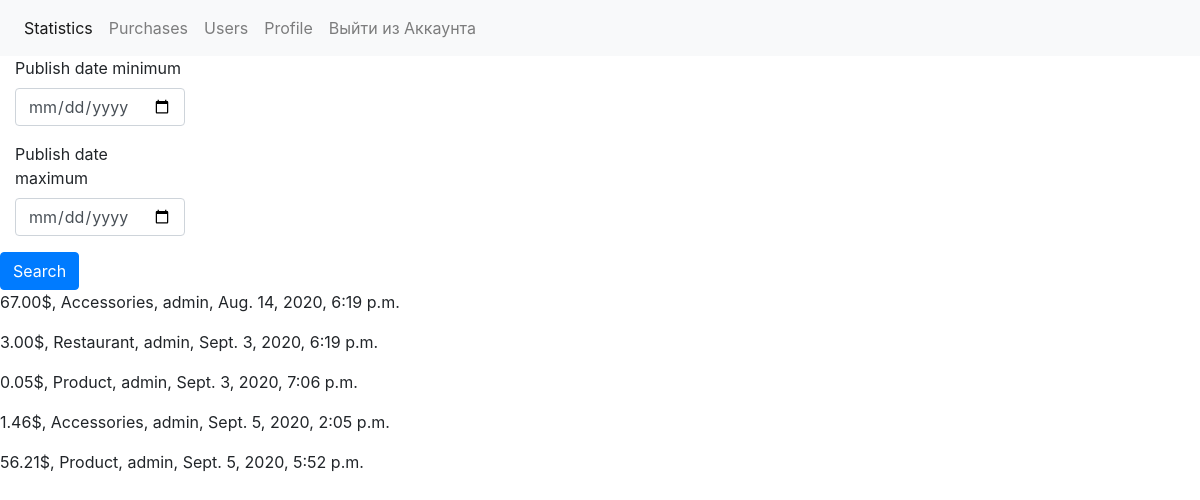
The app's page /purchases/ (signed in), older data.
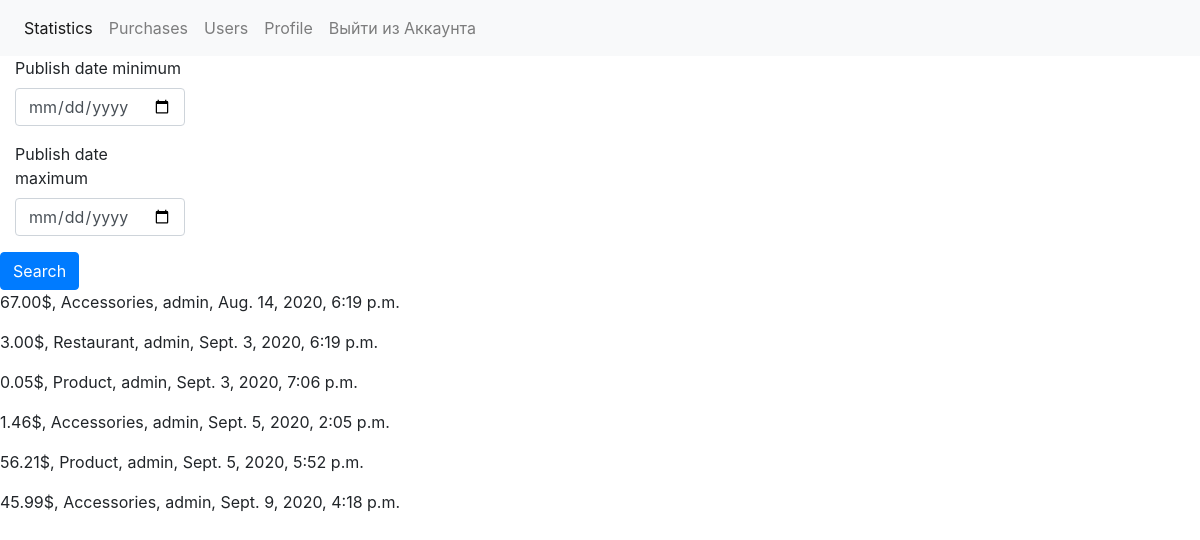
The same page, newer data.
### main/models.py (models this page shows, shortened)
class Purchase(models.Model):
    user = models.ForeignKey(Profile, on_delete=models.CASCADE)
    type = models.ForeignKey(Type, related_name='Type', on_delete=models.CASCADE)
    cost = models.DecimalField('Cost $', decimal_places=2, max_digits=12)
    date = models.DateTimeField('Created Date', default=timezone.now())
    class Meta:
        verbose_name = 'Purchase'
        verbose_name_plural = 'Purchases'
        ordering = ['date']

class Type(models.Model):
    name = models.CharField('Type of Purchase', max_length=100)
    slug = models.SlugField('Url', max_length=110)
    class Meta:
        verbose_name = 'Type'
        verbose_name_plural = 'Types'
        ordering = ['name']
    def __str__(self):
        return self.name

### user/models.py (models this page shows, shortened)
class Profile(models.Model):
    user = models.OneToOneField(User, on_delete=models.CASCADE)
    avatar = models.ImageField('Avatar', upload_to='avatars', blank=True, null=True)
    first_name = models.CharField('First Name', max_length=50)
    last_name = models.CharField('Last Name', max_length=50)
    slug = models.SlugField('Url', unique=True, max_length=60)
    bio = models.TextField('Bio', max_length=200, default='add bio')
    created_date = models.DateTimeField('Created date', auto_now_add=True)
    class Meta:
        verbose_name = 'Profile'
        verbose_name_plural = 'Profiles'
    def __str__(self):
        return self.slug

### main/views.py (the view)
# urls.py: path('', views.PurchaseList.as_view(), name='purchase_list'),
class PurchaseList(ListView):
    template_name = 'purchase/list.html'
    context_object_name = 'purchase_list'
    queryset = user_is_anonymous(obj=filter_statistics_by_date_and_types)

### services/main_logic.py (called while the page is built)
def _get_users_purchases(self):
    return Purchase.objects.filter(user=self.request.user.profile.pk)

def get_type_list():
    return Type.objects.all()

def _is_valid(value):
    return value != '' and value is not None

### templates/purchase/list.html
{% extends 'base.html' %}
{% block content %}
    <form method="GET" action=".">
        <div class="form-group col-md-2 col-lg-2">
            <label for="publishDateMin">Publish date minimum</label>
            <input type="date" class="form-control" id="publishDateMin" name="date_min">
        </div>
        <div class="form-group col-md-2 col-lg-2">
            <label for="publishDateMax">Publish date maximum</label>
            <input type="date" class="form-control" id="publishDateMax" name="date_max">
        </div>
        <button type="submit" class="btn btn-primary">Search</button>
    </form>
    {% for p in purchase_list %}
        <p>{{ p.cost }}$, {{ p.type }}, {{ p.user }}, {{ p.date }}</p>
    {% endfor %}
{% endblock %}

Row changes from the older to the newer data that the page shows:
added Purchase: cost "45.99", type "Аccessories", user "admin", date "Sept. 9, 2020, 4:18 p.m."
